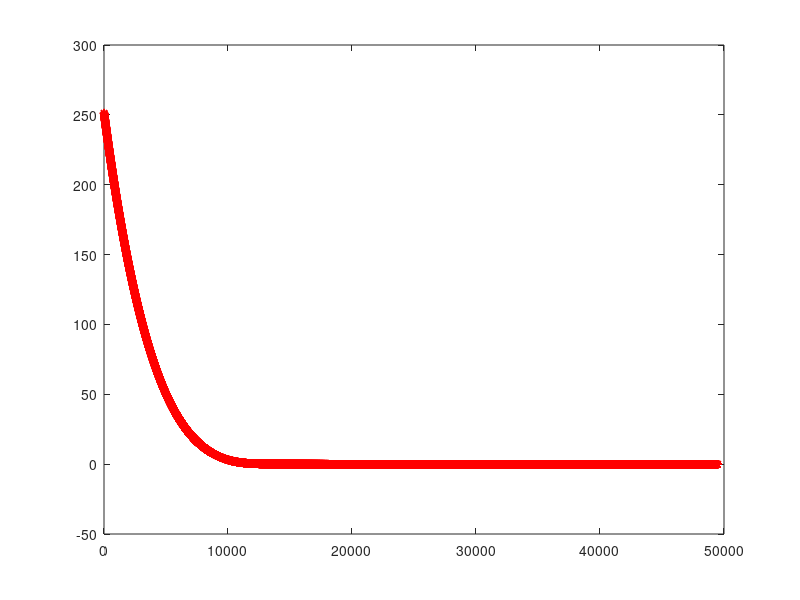
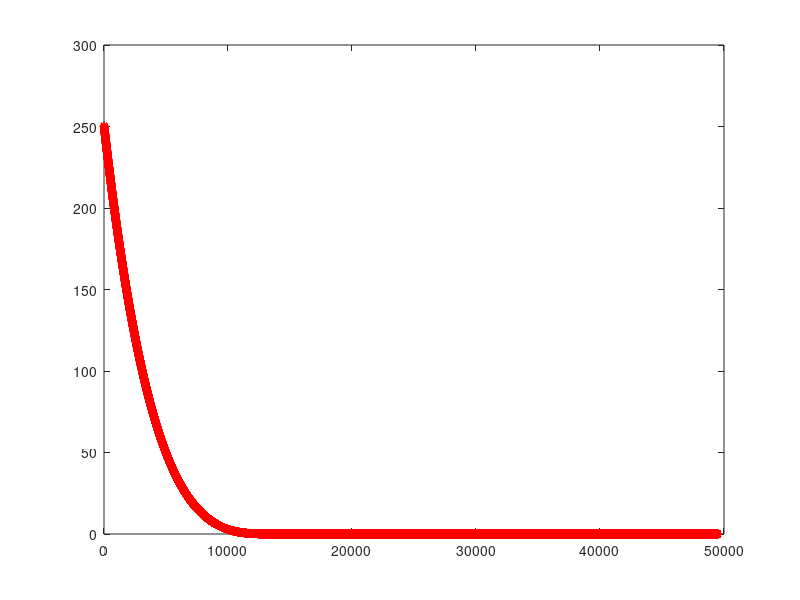
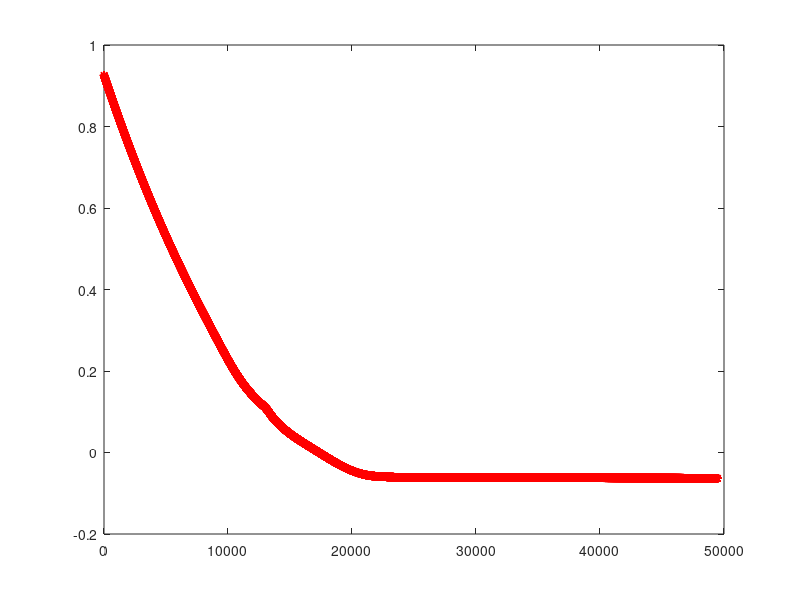

Recreate these plots in MATLAB, in order. (Note: this script raises an error after producing the figures.)
clear;
clc;
load('train.mat');
Lables_tr=lab;
no_fea =  22;
A1=fea(1:40,:);
A2=fea(41:80,:);
AA=[A1;A2] ;
mean_AA=mean(AA);
 
mean_A1=mean(A1);
 
mean_A2=mean(A2);
 
S_B0=(40*(mean_A1-mean_AA)'*(mean_A1-mean_AA)+40*(mean_A2-mean_AA)'*(mean_A2-mean_AA));
%S_B=50*((mean_A1-mean_AA)'*(mean_A1-mean_AA)+(mean_A2-mean_AA)'*(mean_A2-mean_AA));
 
S_W0=zeros(no_fea,no_fea);
 
 
 
for k0=1:40
        S_W0=S_W0+(A1(k0,:)-mean_A1)'*(A1(k0,:)-mean_A1);
end
 
 
for k0=1:40
        S_W0= S_W0+(A2(k0,:)-mean_A2)'*(A2(k0,:)-mean_A2);
end
 
[m1,n1]=size(AA);
SB=S_B0/80;
SW=S_W0/80+eye(max(length(S_W0)))*0.000001;
 
 
%[X Y]=eig(SB,SW)
 
 
%v=max(max((Y)));
v=0.5
A=-(SB-v*SW);
M=2;
%W=rand(n1,M);
W=randn(n1,M)/2;

% W=orth(W);

 
 
R=rand(M,M);
R=R+R'
 
Iterations=50000;
 
r1=0.0002;
 
r2=0.0001;
 
Cost1=zeros(Iterations,1);
Cost2=zeros(Iterations,1);
Cost3=zeros(Iterations,1);
for k=1:Iterations;
%DF1=2*(SB-v*SW)*W+4*W*(R'*R)*W'*W-4*W*R'*R;
%DF1=2*A*W+4*W*(R'*R)*W'*W-4*W*R'*R;
DF1=2*A*W+2*W*(R'*R)*W'*W+2*W*W'*W*(R'*R)-4*W*R'*R;
%DF1=2*(SB-v*SW)*W+2*W*(R'*R)*W'*W+2*W*W'*W*(R'*R)-4*W*R'*R;
DF1=DF1/norm(DF1);
W=W-r1*DF1;


 
DF2=(2*R*W'*W*W'*W-4*R*W'*W+2*R)+(2*R*W'*W*W'*W-4*R*W'*W+2*R)'-diag(diag(2*R*W'*W*W'*W-4*R*W'*W+2*R));
DF2=DF2/norm(DF2);
 if  Cost2(k)>0.01
            R=R+r2*DF2;
end
      
      
Cost1(k)=trace(W'*A*W)+trace(W'*W*R'*R*W'*W-R'*R*W'*W-W'*W*R'*R+R'*R);  
Cost2(k)=trace(W'*W*R'*R*W'*W-R'*R*W'*W-W'*W*R'*R+R'*R);
Cost3(k)=trace(W'*A*W);
 k 
end
 
figure(1)
plot(Cost1(500:Iterations),'r-*')
%ylabel('The value of cost function');
%xlabel('Iterations');
 
 
figure(2)
plot(Cost2(500:Iterations),'r-*')

figure(3)
plot(Cost3(500:Iterations),'r-*')

x1=W'*AA';
x2_tr=x1';
svmStruct= svmtrain(x2_tr,Lables_tr,'Kernel_Function','rbf','method','LS','showplot',true); 
load('test.mat');
x1_te=W'*fea_te';
x2_te=x1_te';
classes = svmclassify(svmStruct,x2_te);
nCorrect=sum(classes==lab_te);
accuracy=nCorrect/length(classes)
